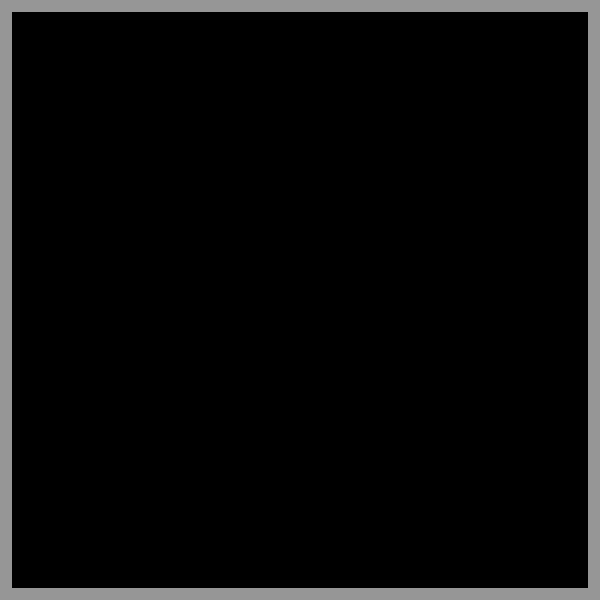
Frame 1 (no input)
Frame 60 (the mouse pressed at the canvas centre just before this capture): identical to frame 1, image omitted
Frame 120 (the mouse held since frame 60 and released just before this capture): identical to frame 1, image omitted

The Processing sketch that drew this single still picture (run headless with seeded random() and noise(); from frame 60 on, the mouse is pressed at the canvas centre):

// Processing sketch: conway
// ── conway.pde
int [][] init = new int[50][50];
void setup() {
  size(600, 600);
}

void draw() {
  background(255);
  int sw = width/(init.length);
  for (int i=0; i<init.length; i++) {
    for (int j=0; j<init[i].length; j++) {
      stroke(0);
      fill(init[i][j]*255);
      rect(sw*(j), sw*(i), sw, sw);
    }
  }
  fill(150);
  noStroke();
  rect(0, 0, width, sw);
  rect(width-sw, 0, sw, height);
  rect(0, height-sw, width, sw);
  rect(0, 0, sw, height);
}

void mousePressed() {
  if (mouseButton==LEFT) {
    init = step(init);
  } else if (mouseButton==RIGHT) {
    if (init[floor(mouseY/(width/init.length))][floor(mouseX/(width/init.length))]==0) {
      init[floor(mouseY/(width/init.length))][floor(mouseX/(width/init.length))]=1;
    } else {
      init[floor(mouseY/(width/init.length))][floor(mouseX/(width/init.length))]=0;
    }
  }
}

int[][] step(int [][] array) {
  int [][] nextarray = new int[init.length][init.length];
  for (int i=1; i<array.length-1; i++) {
    for (int j=1; j<array[i].length-1; j++) {
      int neighbours = array[i-1][j-1] + array[i-1][j] + array[i-1][j+1] + array[i][j-1] + array[i][j+1] + array[i+1][j-1] + array[i+1][j] + array[i+1][j+1];
      if (array[i][j]==1) {
        if (neighbours<2 | neighbours>3) {
          nextarray[i][j]=0;
        } else {
          nextarray[i][j]=1;
        }
      } else {
        if (neighbours==3) {
          nextarray[i][j]=1;
        }
      }
    }
    for (int k=0; k<nextarray[i].length; k++) {
      print(nextarray[i][k]+" ");
    }
    print("\n");
  }  
  print("\n");
  return nextarray;
}
